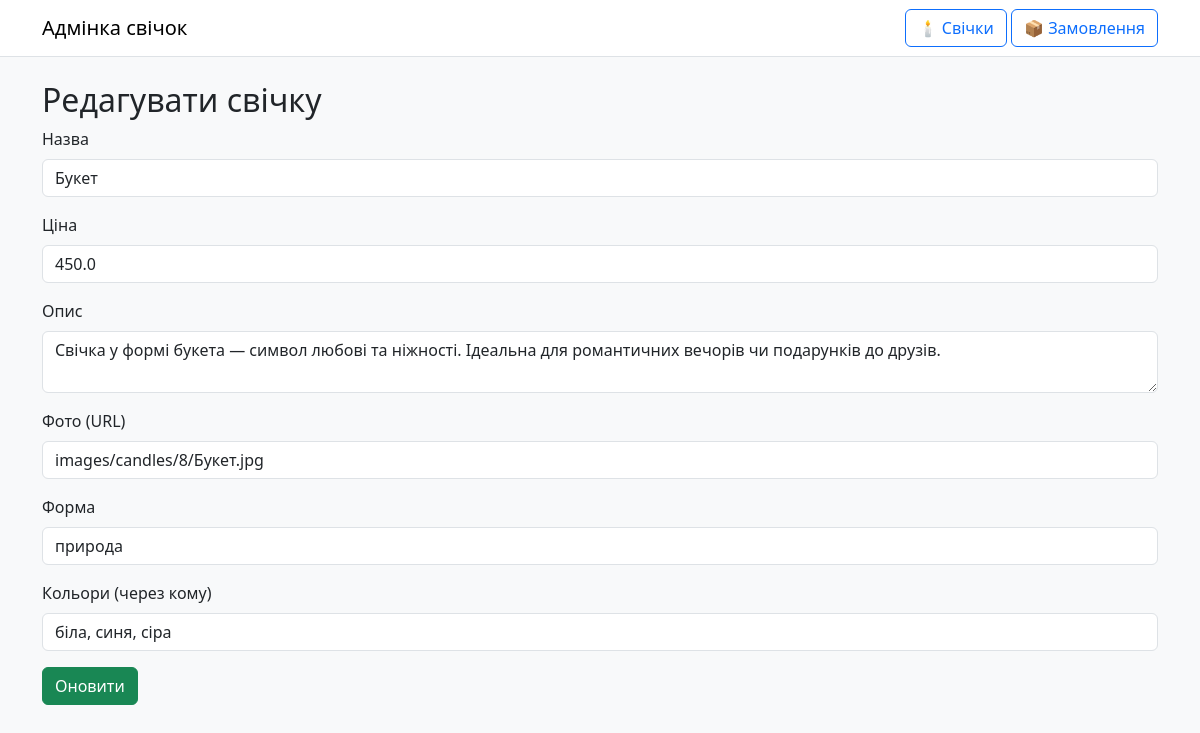
The page /admin/candles/edit/8 on the database its author committed.
### tables this page shows
CREATE TABLE candles (
        id INTEGER PRIMARY KEY AUTOINCREMENT,
        name TEXT NOT NULL,
        price REAL NOT NULL,
        description TEXT,
        image_url TEXT,
        shape TEXT,
        colors TEXT
    );

### admin_app.py (the view, shortened to what this page needs)
@admin_app.route("/candles/edit/<int:candle_id>", methods=["GET", "POST"])
def edit_candle(candle_id):
    conn = sqlite3.connect("app.db")
    cursor = conn.cursor()
    cursor.execute("SELECT * FROM candles WHERE id=?", (candle_id,))
    candle = cursor.fetchone()
    conn.close()
    return render_template("admin/edit_candle.html", candle=candle)

### site_app.py (called while the page is built)
def get_locale():
    lang = request.args.get("lang")
    if lang in app.config["BABEL_SUPPORTED_LOCALES"]:
        return lang
    cookie_lang = request.cookies.get("lang")
    if cookie_lang in app.config["BABEL_SUPPORTED_LOCALES"]:
        return cookie_lang
    return app.config["BABEL_DEFAULT_LOCALE"]

@app.context_processor
def inject_globals():
    cart = session.get("cart", [])
    return dict(cart_count=len(cart), current_lang=get_locale())

### templates/admin/edit_candle.html
{% extends "admin/admin_base.html" %}
{% block content %}
<h2>Редагувати свічку</h2>
<form method="POST">
  <div class="mb-3">
    <label class="form-label">Назва</label>
    <input type="text" name="name" class="form-control" value="{{ candle[1] }}" required>
  </div>
  <div class="mb-3">
    <label class="form-label">Ціна</label>
    <input type="number" name="price" class="form-control" value="{{ candle[2] }}" required>
  </div>
  <div class="mb-3">
    <label class="form-label">Опис</label>
    <textarea name="description" class="form-control">{{ candle[3] }}</textarea>
  </div>
  <div class="mb-3">
    <label class="form-label">Фото (URL)</label>
    <input type="text" name="image_url" class="form-control" value="{{ candle[4] }}">
  </div>
  <div class="mb-3">
    <label class="form-label">Форма</label>
    <input type="text" name="shape" class="form-control" value="{{ candle[5] }}">
  </div>
  <div class="mb-3">
    <label class="form-label">Кольори (через кому)</label>
    <input type="text" name="colors" class="form-control" value="{{ candle[6] }}">
  </div>
  <button type="submit" class="btn btn-success">Оновити</button>
</form>
{% endblock %}

### rows shown on the page
candles: name "Букет", price "450.0", description "Свічка у формі букета — символ любові та ніжності. Ідеальна для романтичних вечорів чи подарунків до друзів.", image_url "images/candles/8/Букет.jpg", shape "природа", colors "біла, синя, сіра"
